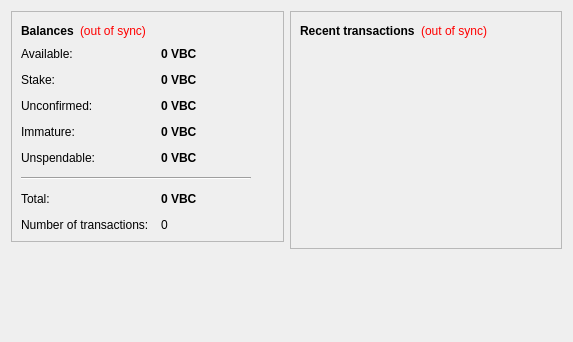
<?xml version="1.0" encoding="UTF-8"?>
<ui version="4.0">
 <class>OverviewPage</class>
 <widget class="QWidget" name="OverviewPage">
  <property name="geometry">
   <rect>
    <x>0</x>
    <y>0</y>
    <width>573</width>
    <height>342</height>
   </rect>
  </property>
  <property name="windowTitle">
   <string>Form</string>
  </property>
  <layout class="QHBoxLayout" name="horizontalLayout" stretch="1,1">
   <item>
    <layout class="QVBoxLayout" name="verticalLayout_2">
     <item>
      <widget class="QFrame" name="frame">
       <property name="frameShape">
        <enum>QFrame::StyledPanel</enum>
       </property>
       <property name="frameShadow">
        <enum>QFrame::Raised</enum>
       </property>
       <layout class="QVBoxLayout" name="verticalLayout_4">
        <item>
         <layout class="QHBoxLayout" name="horizontalLayout_4">
          <item>
           <widget class="QLabel" name="label_5">
            <property name="font">
             <font>
              <weight>75</weight>
              <bold>true</bold>
             </font>
            </property>
            <property name="text">
             <string>Balances</string>
            </property>
           </widget>
          </item>
          <item>
           <widget class="QLabel" name="labelWalletStatus">
            <property name="toolTip">
             <string>The displayed information may be out of date. Your wallet automatically synchronizes with the VibbeCoin network after a connection is established, but this process has not completed yet.</string>
            </property>
            <property name="styleSheet">
             <string notr="true">QLabel { color: red; }</string>
            </property>
            <property name="text">
             <string notr="true">(out of sync)</string>
            </property>
            <property name="alignment">
             <set>Qt::AlignLeading|Qt::AlignLeft|Qt::AlignVCenter</set>
            </property>
           </widget>
          </item>
          <item>
           <spacer name="horizontalSpacer_2">
            <property name="orientation">
             <enum>Qt::Horizontal</enum>
            </property>
            <property name="sizeHint" stdset="0">
             <size>
              <width>40</width>
              <height>20</height>
             </size>
            </property>
           </spacer>
          </item>
         </layout>
        </item>
        <item>
         <layout class="QFormLayout" name="formLayout_2">
          <property name="fieldGrowthPolicy">
           <enum>QFormLayout::AllNonFixedFieldsGrow</enum>
          </property>
          <property name="horizontalSpacing">
           <number>12</number>
          </property>
          <property name="verticalSpacing">
           <number>12</number>
          </property>
          <item row="0" column="0">
           <widget class="QLabel" name="labelAvailableText">
            <property name="toolTip">
             <string>Your current available balance</string>
            </property>
            <property name="text">
             <string>Available:</string>
            </property>
           </widget>
          </item>
          <item row="0" column="1">
           <widget class="QLabel" name="labelAvailable">
            <property name="font">
             <font>
              <weight>75</weight>
              <bold>true</bold>
             </font>
            </property>
            <property name="cursor">
             <cursorShape>IBeamCursor</cursorShape>
            </property>
            <property name="toolTip">
             <string>Your current available balance</string>
            </property>
            <property name="text">
             <string notr="true">0 VBC</string>
            </property>
            <property name="alignment">
             <set>Qt::AlignLeading|Qt::AlignLeft|Qt::AlignVCenter</set>
            </property>
            <property name="textInteractionFlags">
             <set>Qt::LinksAccessibleByMouse|Qt::TextSelectableByKeyboard|Qt::TextSelectableByMouse</set>
            </property>
           </widget>
          </item>
          <item row="1" column="0">
           <widget class="QLabel" name="label_6">
            <property name="toolTip">
             <string>Total of coins that was staked, and do not yet count toward the current balance</string>
            </property>
            <property name="text">
             <string>Stake:</string>
            </property>
           </widget>
          </item>
          <item row="1" column="1">
           <widget class="QLabel" name="labelStake">
            <property name="font">
             <font>
              <weight>75</weight>
              <bold>true</bold>
             </font>
            </property>
            <property name="cursor">
             <cursorShape>IBeamCursor</cursorShape>
            </property>
            <property name="toolTip">
             <string>Total of coins that was staked, and do not yet count toward the current balance</string>
            </property>
            <property name="text">
             <string notr="true">0 VBC</string>
            </property>
            <property name="alignment">
             <set>Qt::AlignLeading|Qt::AlignLeft|Qt::AlignVCenter</set>
            </property>
            <property name="textInteractionFlags">
             <set>Qt::LinksAccessibleByMouse|Qt::TextSelectableByKeyboard|Qt::TextSelectableByMouse</set>
            </property>
           </widget>
          </item>
          <item row="2" column="0">
           <widget class="QLabel" name="label_3">
            <property name="toolTip">
             <string>Total of transactions that have yet to be confirmed, and do not yet count toward the current balance</string>
            </property>
            <property name="text">
             <string>Unconfirmed:</string>
            </property>
           </widget>
          </item>
          <item row="2" column="1">
           <widget class="QLabel" name="labelUnconfirmed">
            <property name="font">
             <font>
              <weight>75</weight>
              <bold>true</bold>
             </font>
            </property>
            <property name="cursor">
             <cursorShape>IBeamCursor</cursorShape>
            </property>
            <property name="toolTip">
             <string>Total of transactions that have yet to be confirmed, and do not yet count toward the current balance</string>
            </property>
            <property name="text">
             <string notr="true">0 VBC</string>
            </property>
            <property name="alignment">
             <set>Qt::AlignLeading|Qt::AlignLeft|Qt::AlignVCenter</set>
            </property>
            <property name="textInteractionFlags">
             <set>Qt::LinksAccessibleByMouse|Qt::TextSelectableByKeyboard|Qt::TextSelectableByMouse</set>
            </property>
           </widget>
          </item>
          <item row="3" column="0">
           <widget class="QLabel" name="labelImmatureText">
            <property name="toolTip">
             <string>Mined balance that has not yet matured</string>
            </property>
            <property name="text">
             <string>Immature:</string>
            </property>
           </widget>
          </item>
          <item row="3" column="1">
           <widget class="QLabel" name="labelImmature">
            <property name="font">
             <font>
              <weight>75</weight>
              <bold>true</bold>
             </font>
            </property>
            <property name="toolTip">
             <string>Mined balance that has not yet matured</string>
            </property>
            <property name="text">
             <string notr="true">0 VBC</string>
            </property>
            <property name="alignment">
             <set>Qt::AlignLeading|Qt::AlignLeft|Qt::AlignVCenter</set>
            </property>
            <property name="textInteractionFlags">
             <set>Qt::LinksAccessibleByMouse|Qt::TextSelectableByKeyboard|Qt::TextSelectableByMouse</set>
            </property>
           </widget>
          </item>
          <item row="4" column="0">
           <widget class="QLabel" name="labelBalanceWatchOnlyText">
            <property name="toolTip">
             <string>Your unspendable balance</string>
            </property>
            <property name="text">
             <string>Unspendable:</string>
            </property>
           </widget>
          </item>
          <item row="4" column="1">
           <widget class="QLabel" name="labelBalanceWatchOnly">
            <property name="font">
             <font>
              <weight>75</weight>
              <bold>true</bold>
             </font>
            </property>
            <property name="cursor">
             <cursorShape>IBeamCursor</cursorShape>
            </property>
            <property name="toolTip">
             <string>Your unspendable balance</string>
            </property>
            <property name="text">
             <string notr="true">0 VBC</string>
            </property>
            <property name="alignment">
             <set>Qt::AlignLeading|Qt::AlignLeft|Qt::AlignVCenter</set>
            </property>
            <property name="textInteractionFlags">
             <set>Qt::LinksAccessibleByMouse|Qt::TextSelectableByKeyboard|Qt::TextSelectableByMouse</set>
            </property>
           </widget>
          </item>
          <item row="5" column="0" colspan="2">
           <widget class="Line" name="line">
            <property name="maximumSize">
             <size>
              <width>230</width>
              <height>16777215</height>
             </size>
            </property>
            <property name="orientation">
             <enum>Qt::Horizontal</enum>
            </property>
           </widget>
          </item>
          <item row="6" column="0">
           <widget class="QLabel" name="labelTotalText">
            <property name="toolTip">
             <string>Your current total balance</string>
            </property>
            <property name="text">
             <string>Total:</string>
            </property>
           </widget>
          </item>
          <item row="6" column="1">
           <widget class="QLabel" name="labelTotal">
            <property name="font">
             <font>
              <weight>75</weight>
              <bold>true</bold>
             </font>
            </property>
            <property name="toolTip">
             <string>Your current total balance</string>
            </property>
            <property name="text">
             <string notr="true">0 VBC</string>
            </property>
            <property name="alignment">
             <set>Qt::AlignLeading|Qt::AlignLeft|Qt::AlignVCenter</set>
            </property>
            <property name="textInteractionFlags">
             <set>Qt::LinksAccessibleByMouse|Qt::TextSelectableByKeyboard|Qt::TextSelectableByMouse</set>
            </property>
           </widget>
          </item>
          <item row="7" column="0">
           <widget class="QLabel" name="label_2">
            <property name="toolTip">
             <string>Total number of transactions in wallet</string>
            </property>
            <property name="text">
             <string>Number of transactions:</string>
            </property>
           </widget>
          </item>
          <item row="7" column="1">
           <widget class="QLabel" name="labelNumTransactions">
            <property name="toolTip">
             <string>Total number of transactions in wallet</string>
            </property>
            <property name="text">
             <string notr="true">0</string>
            </property>
           </widget>
          </item>
         </layout>
        </item>
       </layout>
      </widget>
     </item>
     <item>
      <spacer name="verticalSpacer">
       <property name="orientation">
        <enum>Qt::Vertical</enum>
       </property>
       <property name="sizeHint" stdset="0">
        <size>
         <width>20</width>
         <height>40</height>
        </size>
       </property>
      </spacer>
     </item>
    </layout>
   </item>
   <item>
    <layout class="QVBoxLayout" name="verticalLayout_3">
     <item>
      <widget class="QFrame" name="frame_2">
       <property name="frameShape">
        <enum>QFrame::StyledPanel</enum>
       </property>
       <property name="frameShadow">
        <enum>QFrame::Raised</enum>
       </property>
       <layout class="QVBoxLayout" name="verticalLayout">
        <item>
         <layout class="QHBoxLayout" name="horizontalLayout_2">
          <item>
           <widget class="QLabel" name="label_4">
            <property name="text">
             <string>&lt;b&gt;Recent transactions&lt;/b&gt;</string>
            </property>
           </widget>
          </item>
          <item>
           <widget class="QLabel" name="labelTransactionsStatus">
            <property name="toolTip">
             <string>The displayed information may be out of date. Your wallet automatically synchronizes with the VibbeCoin network after a connection is established, but this process has not completed yet.</string>
            </property>
            <property name="styleSheet">
             <string notr="true">QLabel { color: red; }</string>
            </property>
            <property name="text">
             <string notr="true">(out of sync)</string>
            </property>
            <property name="alignment">
             <set>Qt::AlignRight|Qt::AlignTrailing|Qt::AlignVCenter</set>
            </property>
           </widget>
          </item>
          <item>
           <spacer name="horizontalSpacer">
            <property name="orientation">
             <enum>Qt::Horizontal</enum>
            </property>
            <property name="sizeHint" stdset="0">
             <size>
              <width>40</width>
              <height>20</height>
             </size>
            </property>
           </spacer>
          </item>
         </layout>
        </item>
        <item>
         <widget class="QListView" name="listTransactions">
          <property name="styleSheet">
           <string notr="true">QListView { background: transparent; }</string>
          </property>
          <property name="frameShape">
           <enum>QFrame::NoFrame</enum>
          </property>
          <property name="verticalScrollBarPolicy">
           <enum>Qt::ScrollBarAlwaysOff</enum>
          </property>
          <property name="horizontalScrollBarPolicy">
           <enum>Qt::ScrollBarAlwaysOff</enum>
          </property>
          <property name="selectionMode">
           <enum>QAbstractItemView::NoSelection</enum>
          </property>
         </widget>
        </item>
       </layout>
      </widget>
     </item>
     <item>
      <spacer name="verticalSpacer_2">
       <property name="orientation">
        <enum>Qt::Vertical</enum>
       </property>
       <property name="sizeHint" stdset="0">
        <size>
         <width>20</width>
         <height>40</height>
        </size>
       </property>
      </spacer>
     </item>
    </layout>
   </item>
  </layout>
 </widget>
 <resources/>
 <connections/>
</ui>
